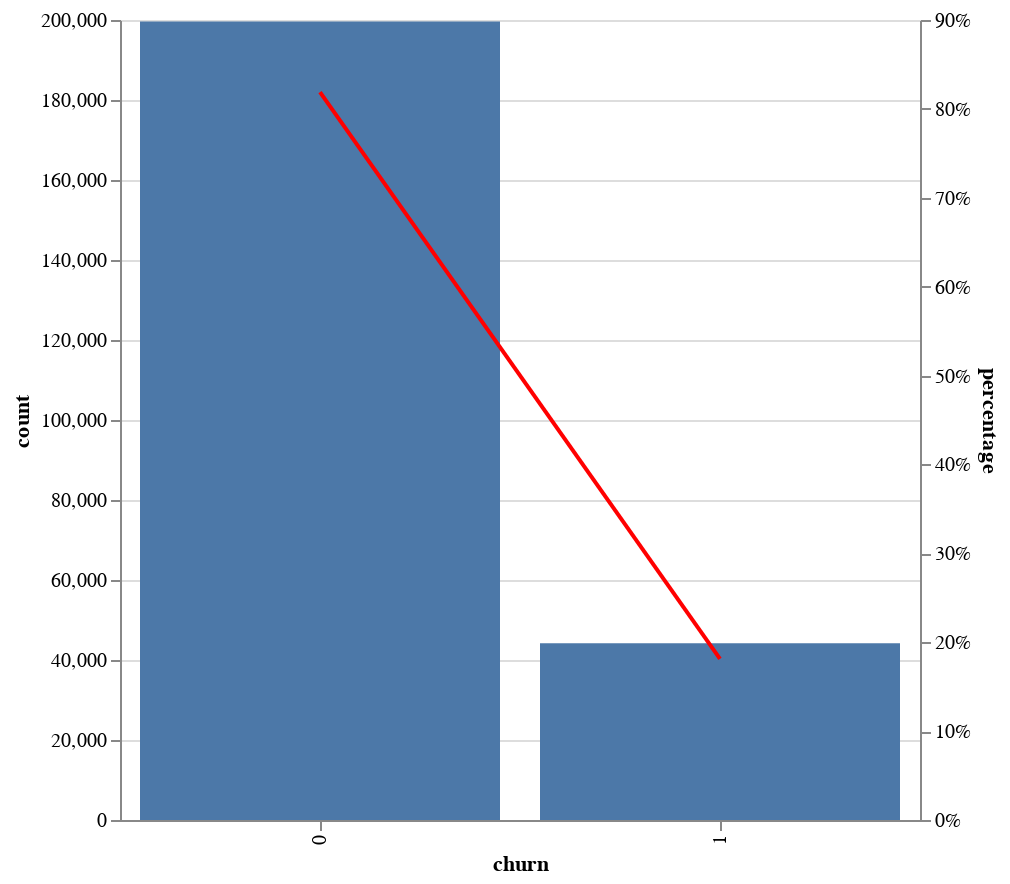

The cell this chart's notebook holds for it:
### Code cell
base = alt.Chart(df_churn_bar).encode(x='churn:N')
bar = base.mark_bar().encode(alt.Y('count:Q'))
line =  base.mark_line(color='red').encode(alt.Y('percentage:Q').axis(format='%'))
(bar + line).resolve_scale(y='independent').properties(width=400, height=400)

### Figure 1 — Vega-Lite specification as saved in the notebook (floating-point values rounded to 4 significant figures)
{"config": {"view": {"continuousWidth": 300, "continuousHeight": 300}}, "layer": [{"mark": {"type": "bar"}, "encoding": {"x": {"field": "churn", "type": "nominal"}, "y": {"field": "count", "type": "quantitative"}}}, {"mark": {"type": "line", "color": "red"}, "encoding": {"x": {"field": "churn", "type": "nominal"}, "y": {"axis": {"format": "%"}, "field": "percentage", "type": "quantitative"}}}], "data": {"name": "data-448d041c62e3b316fa0042981a71c611"}, "height": 400, "resolve": {"scale": {"y": "independent"}}, "width": 400, "$schema": "https://vega.github.io/schema/vega-lite/v5.17.0.json", "datasets": {"data-448d041c62e3b316fa0042981a71c611": [{"churn": 0, "percentage": 0.8188, "count": 199605}, {"churn": 1, "percentage": 0.1812, "count": 44182}]}}
